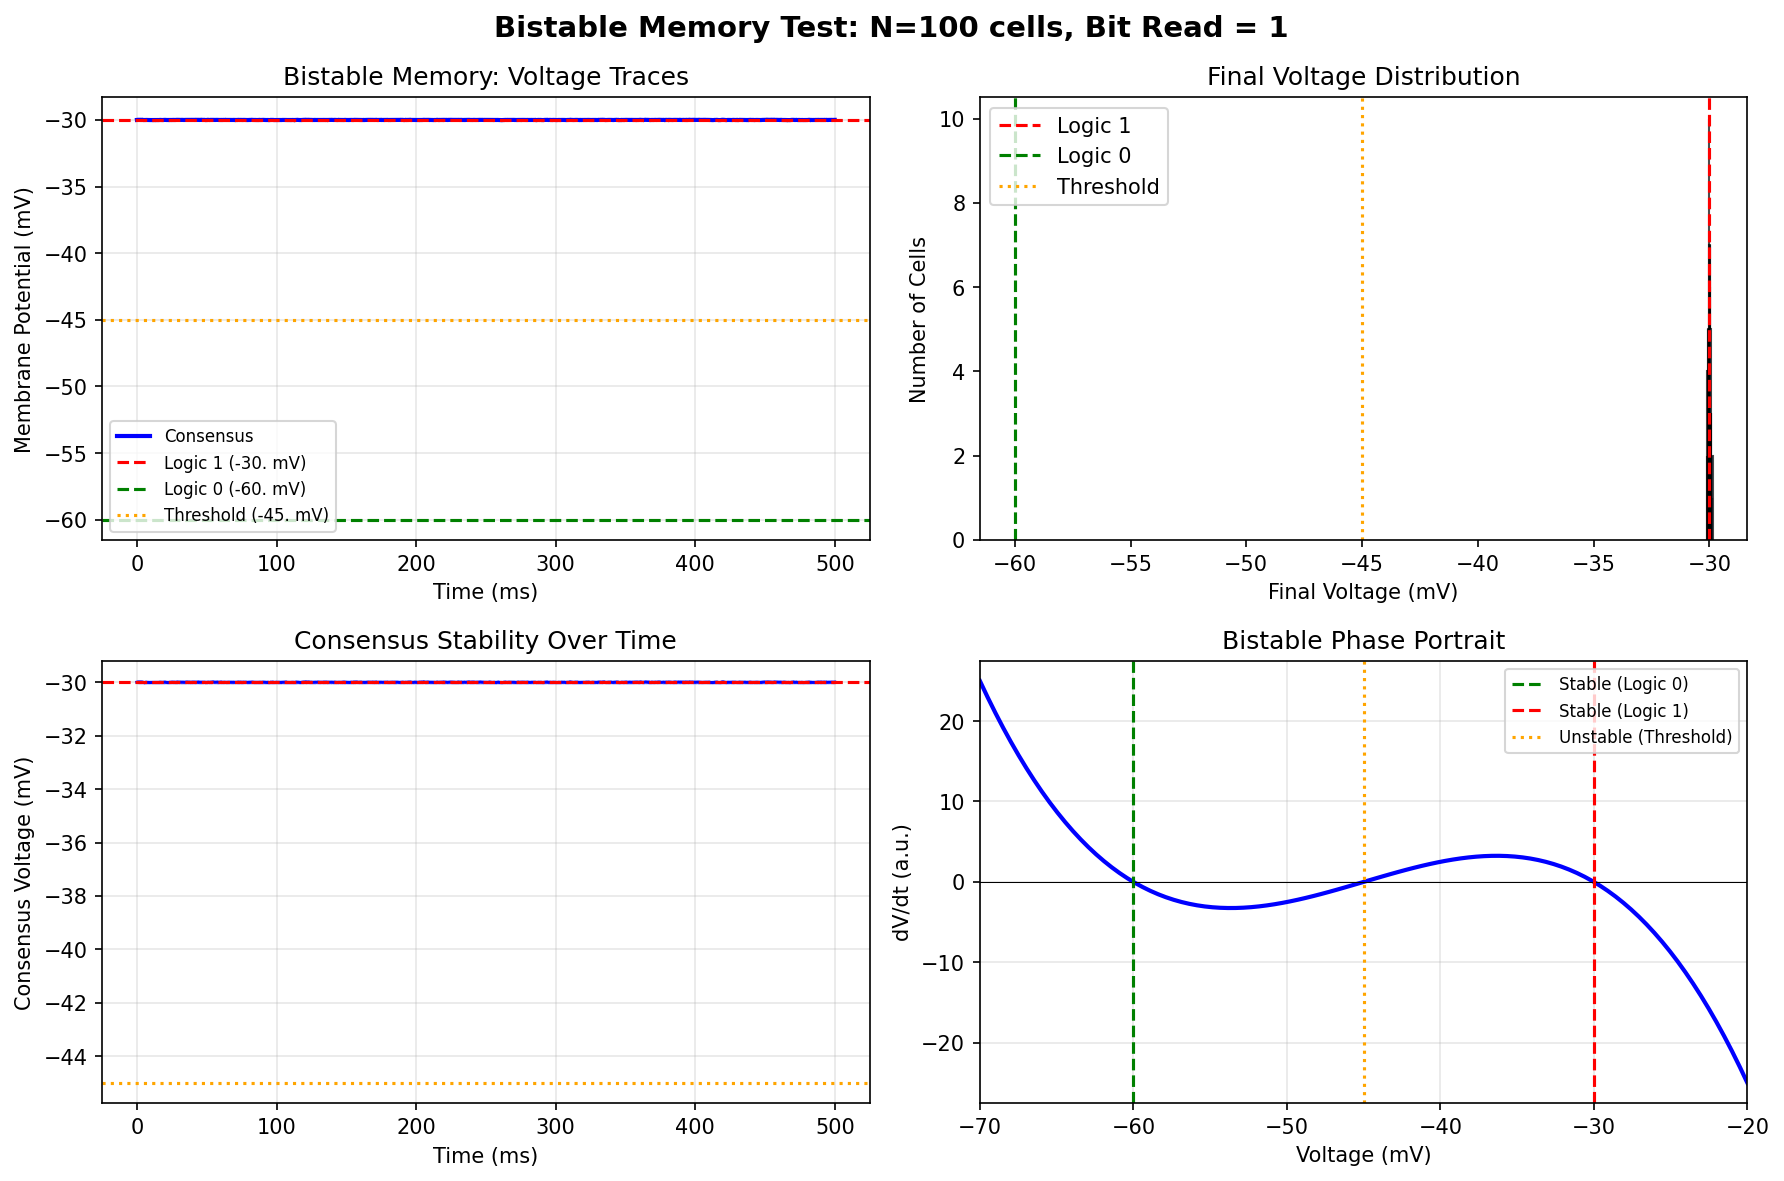

Python code for this plot:
#!/usr/bin/env python3
"""
Bistable Memory Test - Brian2 Simulation
=========================================

Tests whether a bistable ion channel model can maintain stable bit storage.
This addresses the issue found in stochastic_consensus_test.py where
passive leak conductance caused voltage drift.

Key insight: Biological memory requires BISTABILITY, not just gap junctions.
Here we model a simplified bistable system using a voltage-gated conductance
that creates two stable states.

Two stable states:
  - Logic 0: V ≈ -60 mV (hyperpolarized, resting)
  - Logic 1: V ≈ -30 mV (depolarized, active)
  - Unstable threshold: -45 mV
"""

from brian2 import *
import matplotlib.pyplot as plt
from pathlib import Path

# Cross-platform output path
SCRIPT_DIR = Path(__file__).parent.resolve()

# =============================================================================
# 1. PARAMETERS
# =============================================================================
N = 100                         # Number of neoblasts
Cm = 10*pF                      # Membrane Capacitance

# Bistable dynamics parameters
V_low = -60*mV                  # Stable state 0 (rest)
V_high = -30*mV                 # Stable state 1 (active)
V_threshold = -45*mV            # Unstable threshold
tau = 20*ms                     # Time constant

# Gap junction coupling
g_gap = 2*nS                    # Coupling strength

# Noise
noise_std = 3*mV                # Voltage noise standard deviation

print("=" * 60)
print("Bistable Memory Test - 100 Neoblast Cluster")
print("=" * 60)
print(f"\nParameters:")
print(f"  N cells:           {N}")
print(f"  V_low (Logic 0):   {V_low}")
print(f"  V_high (Logic 1):  {V_high}")
print(f"  V_threshold:       {V_threshold}")
print(f"  Time constant:     {tau}")
print(f"  Gap junction g:    {g_gap}")
print(f"  Noise std:         {noise_std}")

# =============================================================================
# 2. BISTABLE EQUATIONS
# =============================================================================
# The key is the bistable term: pushes V toward V_low or V_high depending
# on which side of V_threshold it's on.

eqs = '''
dv/dt = (bistable_drive + coupling_current + noise_current)/Cm : volt
# Bistable drive: cubic-like function with two stable fixed points
bistable_drive = -g_bistable * (v - V_low) * (v - V_threshold) * (v - V_high) / (20*mV**2) : amp
g_bistable : siemens (constant)
# Gap junction coupling to mean field
coupling_current = g_gap_cell * (v_mean - v) : amp
g_gap_cell : siemens (constant)
# Noise
noise_current : amp
# Shared mean voltage
v_mean : volt (shared)
'''

# =============================================================================
# 3. CREATE NEURON GROUP
# =============================================================================
cluster = NeuronGroup(N, eqs, method='euler', dt=0.1*ms)

# Set parameters
cluster.g_bistable = 1*nS
cluster.g_gap_cell = g_gap

# Initialize: Set all cells to Logic 1 (V_high = -30mV)
cluster.v = V_high
print(f"\nInitial state: All cells at Logic 1 ({V_high})")

# =============================================================================
# 4. UPDATE FUNCTIONS
# =============================================================================
@network_operation(dt=0.5*ms)
def update_dynamics():
    """Update mean voltage and inject noise."""
    cluster.v_mean = mean(cluster.v)
    # Add Gaussian noise
    cluster.noise_current = (noise_std / tau) * Cm * np.random.randn(N)

# =============================================================================
# 5. MONITORING
# =============================================================================
state_mon = StateMonitor(cluster, 'v', record=True)

# =============================================================================
# 6. RUN SIMULATION
# =============================================================================
duration = 500*ms
print(f"\nRunning simulation for {duration}...")
run(duration, report='text')

# =============================================================================
# 7. ANALYSIS
# =============================================================================
print("\n" + "=" * 60)
print("RESULTS")
print("=" * 60)

v_array = state_mon.v / mV
mean_v = np.mean(v_array, axis=0)
final_mean = mean_v[-1]
final_std = np.std(v_array[:, -1])

# Bit readout at threshold -45mV
threshold_mv = float(V_threshold/mV)
final_votes_for_1 = np.sum(v_array[:, -1] > threshold_mv)
bit_read = 1 if final_votes_for_1 > N/2 else 0

print(f"\n  Initial voltage:         {float(V_high/mV):.1f} mV (Logic 1)")
print(f"  Final consensus voltage: {final_mean:.2f} mV")
print(f"  Final std across cells:  {final_std:.2f} mV")
print(f"  Cells voting '1' (>{threshold_mv} mV): {final_votes_for_1}/{N}")
print(f"  Bit readout: {bit_read}")
print(f"  Status: {'✓ BIT STABLE' if bit_read == 1 else '✗ BIT CORRUPTED'}")

# Stability analysis
drift = final_mean - float(V_high/mV)
print(f"\n  Drift from Logic 1 target: {drift:.2f} mV")

# Time spent near each attractor
near_high = np.mean(v_array > threshold_mv)
near_low = np.mean(v_array < threshold_mv)
print(f"  Time near Logic 1: {near_high*100:.1f}%")
print(f"  Time near Logic 0: {near_low*100:.1f}%")

# =============================================================================
# 8. VISUALIZATION
# =============================================================================
fig, axes = plt.subplots(2, 2, figsize=(12, 8))

# Plot 1: Individual traces
ax1 = axes[0, 0]
for i in range(min(20, N)):  # Plot subset for clarity
    ax1.plot(state_mon.t/ms, v_array[i], color='gray', alpha=0.3, linewidth=0.5)
ax1.plot(state_mon.t/ms, mean_v, color='blue', linewidth=2, label='Consensus')
ax1.axhline(y=float(V_high/mV), color='red', linestyle='--', label=f'Logic 1 ({V_high})')
ax1.axhline(y=float(V_low/mV), color='green', linestyle='--', label=f'Logic 0 ({V_low})')
ax1.axhline(y=float(V_threshold/mV), color='orange', linestyle=':', label=f'Threshold ({V_threshold})')
ax1.set_ylabel('Membrane Potential (mV)')
ax1.set_xlabel('Time (ms)')
ax1.set_title('Bistable Memory: Voltage Traces')
ax1.legend(loc='best', fontsize=8)
ax1.grid(True, alpha=0.3)

# Plot 2: Final voltage distribution
ax2 = axes[0, 1]
ax2.hist(v_array[:, -1], bins=30, color='steelblue', edgecolor='black', alpha=0.7)
ax2.axvline(x=float(V_high/mV), color='red', linestyle='--', label='Logic 1')
ax2.axvline(x=float(V_low/mV), color='green', linestyle='--', label='Logic 0')
ax2.axvline(x=float(V_threshold/mV), color='orange', linestyle=':', label='Threshold')
ax2.set_xlabel('Final Voltage (mV)')
ax2.set_ylabel('Number of Cells')
ax2.set_title('Final Voltage Distribution')
ax2.legend()

# Plot 3: Consensus over time
ax3 = axes[1, 0]
ax3.plot(state_mon.t/ms, mean_v, color='blue', linewidth=1.5)
ax3.fill_between(state_mon.t/ms,
                  np.percentile(v_array, 25, axis=0),
                  np.percentile(v_array, 75, axis=0),
                  color='blue', alpha=0.2, label='25-75 percentile')
ax3.axhline(y=float(V_high/mV), color='red', linestyle='--')
ax3.axhline(y=float(V_threshold/mV), color='orange', linestyle=':')
ax3.set_xlabel('Time (ms)')
ax3.set_ylabel('Consensus Voltage (mV)')
ax3.set_title('Consensus Stability Over Time')
ax3.grid(True, alpha=0.3)

# Plot 4: Phase portrait (bistable dynamics visualization)
ax4 = axes[1, 1]
v_range = np.linspace(-70, -20, 100)
# dv/dt from bistable term only (simplified)
g_bi = 1  # nS
dv_dt = -g_bi * (v_range - (-60)) * (v_range - (-45)) * (v_range - (-30)) / (20**2)
ax4.plot(v_range, dv_dt, 'b-', linewidth=2)
ax4.axhline(y=0, color='black', linestyle='-', linewidth=0.5)
ax4.axvline(x=-60, color='green', linestyle='--', label='Stable (Logic 0)')
ax4.axvline(x=-30, color='red', linestyle='--', label='Stable (Logic 1)')
ax4.axvline(x=-45, color='orange', linestyle=':', label='Unstable (Threshold)')
ax4.set_xlabel('Voltage (mV)')
ax4.set_ylabel('dV/dt (a.u.)')
ax4.set_title('Bistable Phase Portrait')
ax4.legend(fontsize=8)
ax4.grid(True, alpha=0.3)
ax4.set_xlim(-70, -20)

plt.suptitle(f'Bistable Memory Test: N={N} cells, Bit Read = {bit_read}', fontsize=14, fontweight='bold')
plt.tight_layout()

# Save
output_path = SCRIPT_DIR / 'bistable_memory_test.png'
plt.savefig(output_path, dpi=150, bbox_inches='tight')
print(f"\nPlot saved to: {output_path}")

try:
    plt.show()
except:
    pass

print("\n" + "=" * 60)
print("Simulation complete!")
print("=" * 60)
